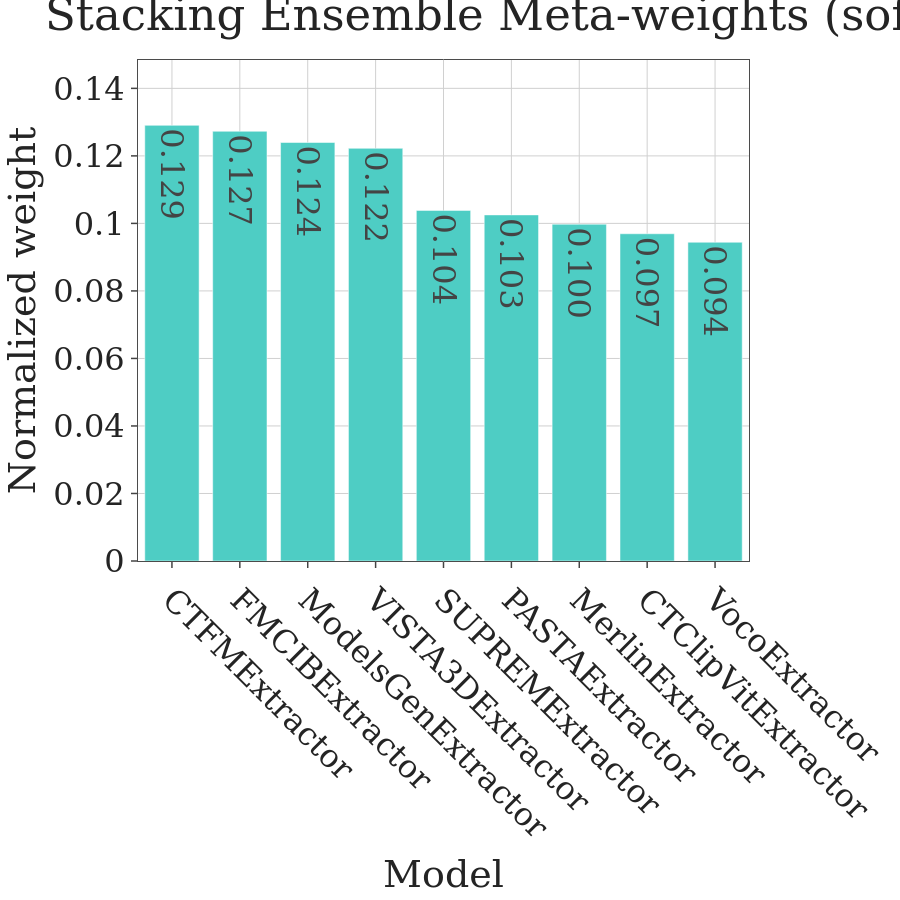

Notebook code cell kept with this figure:
### Code cell
# Visualize meta-learner weights from the last stacking run
if last_stacking_model is None:
    raise RuntimeError("Run the stacking ensemble cell before visualizing weights.")

meta_model = last_stacking_model['meta_model']
model_list = last_stacking_model['model_list']
coef = meta_model.coef_

n_models = len(model_list)
cols_per_model = coef.shape[1] // n_models

weight_rows = []
for idx, name in enumerate(model_list):
    start = idx * cols_per_model
    end = start + cols_per_model
    block = coef[0, start:end]
    weight_rows.append({
        "model": name,
        "meta_weight": float(np.mean(block))
    })

weight_df = pd.DataFrame(weight_rows)
weight_df['normalized'] = np.exp(weight_df['meta_weight']) / np.exp(weight_df['meta_weight']).sum()
weight_df = weight_df.sort_values('normalized', ascending=False)

fig = go.Figure()
fig.add_trace(go.Bar(
    x=weight_df['model'],
    y=weight_df['normalized'],
    marker_color='#4ECDC4',
    text=[f"{w:.3f}" for w in weight_df['normalized']],
    textposition='auto'
))
apply_r_style(fig, font_size=32)
fig.update_layout(
    title='Stacking Ensemble Meta-weights (softmax-normalized coefficients)',
    xaxis_title='Model',
    yaxis_title='Normalized weight',
    height=FIG_SIZE,
    width=FIG_SIZE,
    template='simple_white',
    xaxis_tickangle=45,
)
fig.update_yaxes(range=[0, weight_df['normalized'].max() * 1.15])

fig.write_image(PLOTS_DIR / f"{DATASET_SLUG}_stacking_weights.png")

fig.show()

print("Raw meta coefficients (per-model mean):")
print(weight_df[['model', 'meta_weight']].to_string(index=False))

### Figure 1 — Plotly figure (JSON) as saved in the notebook; plotly's stock layout.template omitted (floating-point values rounded to 4 significant figures)
{"data": [{"marker": {"color": "#4ECDC4"}, "text": ["0.129", "0.127", "0.124", "0.122", "0.104", "0.103", "0.100", "0.097", "0.094"], "textposition": "auto", "type": "bar", "x": ["CTFMExtractor", "FMCIBExtractor", "ModelsGenExtractor", "VISTA3DExtractor", "SUPREMExtractor", "PASTAExtractor", "MerlinExtractor", "CTClipVitExtractor", "VocoExtractor"], "y": [0.129, 0.1273, 0.124, 0.1222, 0.1038, 0.1025, 0.09976, 0.09693, 0.09442]}], "layout": {"font": {"family": "DejaVu Serif", "size": 32}, "height": 900, "margin": {"b": 60, "l": 60, "r": 40, "t": 60}, "paper_bgcolor": "white", "plot_bgcolor": "white", "title": {"text": "Stacking Ensemble Meta-weights (softmax-normalized coefficients)"}, "width": 900, "xaxis": {"gridcolor": "#D0D0D0", "linecolor": "#4B4B4B", "mirror": true, "showgrid": true, "tickangle": 45, "ticklen": 6, "ticks": "outside", "tickwidth": 1.5, "title": {"text": "Model"}, "zeroline": false}, "yaxis": {"gridcolor": "#D0D0D0", "linecolor": "#4B4B4B", "mirror": true, "range": [0, 0.1484], "showgrid": true, "ticklen": 6, "ticks": "outside", "tickwidth": 1.5, "title": {"text": "Normalized weight"}, "zeroline": false}}}
